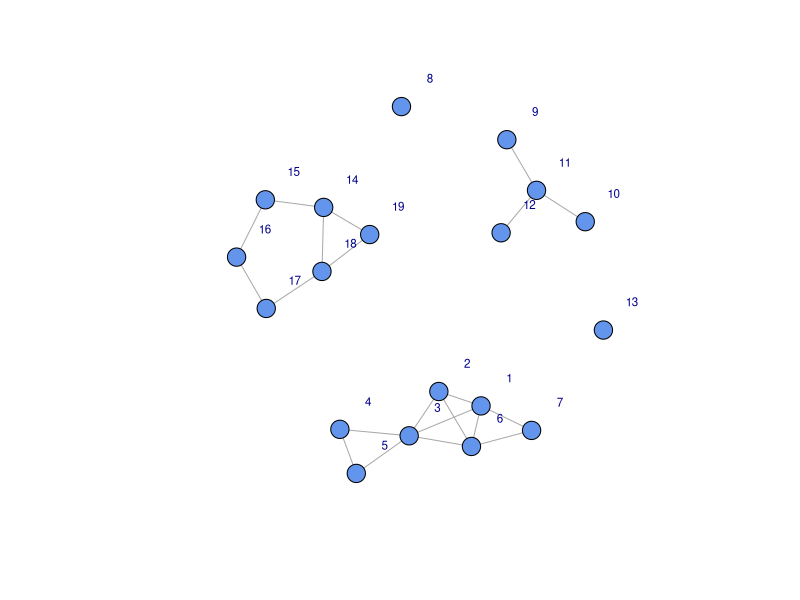
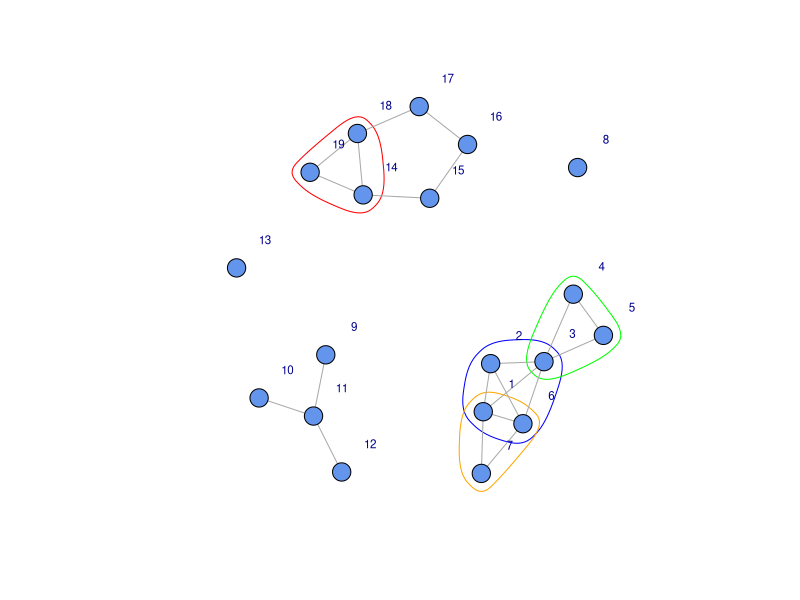
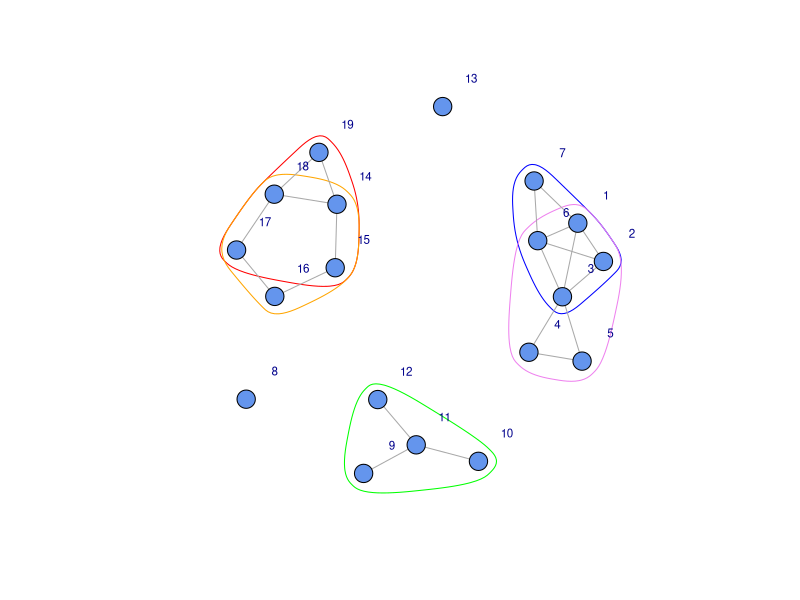
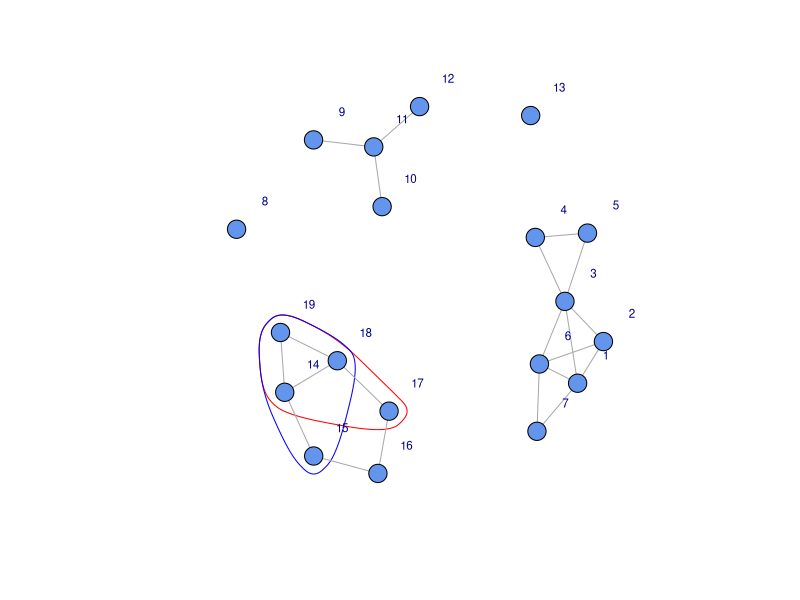

Source code (R) for these figures, in order: (Note: this script raises an error after producing the figures.)
## ---- chunk 1
# Network creation
library(sna)
library(igraph)
network<-matrix(c(
  0,1,1,0,0,1,1,0,0,0,0,0,0,0,0,0,0,0,0,
  1,0,1,0,0,1,0,0,0,0,0,0,0,0,0,0,0,0,0,
  1,1,0,1,1,1,0,0,0,0,0,0,0,0,0,0,0,0,0,
  0,0,1,0,1,0,0,0,0,0,0,0,0,0,0,0,0,0,0,
  0,0,1,1,0,0,0,0,0,0,0,0,0,0,0,0,0,0,0,
  1,1,1,0,0,0,1,0,0,0,0,0,0,0,0,0,0,0,0,
  1,0,0,0,0,1,0,0,0,0,0,0,0,0,0,0,0,0,0,
  0,0,0,0,0,0,0,0,0,0,0,0,0,0,0,0,0,0,0,
  0,0,0,0,0,0,0,0,0,0,1,0,0,0,0,0,0,0,0,
  0,0,0,0,0,0,0,0,0,0,1,0,0,0,0,0,0,0,0,
  0,0,0,0,0,0,0,0,1,1,0,1,0,0,0,0,0,0,0,
  0,0,0,0,0,0,0,0,0,0,1,0,0,0,0,0,0,0,0,
  0,0,0,0,0,0,0,0,0,0,0,0,0,0,0,0,0,0,0,
  0,0,0,0,0,0,0,0,0,0,0,0,0,0,1,0,0,1,1,
  0,0,0,0,0,0,0,0,0,0,0,0,0,1,0,1,0,0,0,
  0,0,0,0,0,0,0,0,0,0,0,0,0,0,1,0,1,0,0,
  0,0,0,0,0,0,0,0,0,0,0,0,0,0,0,1,0,1,0,
  0,0,0,0,0,0,0,0,0,0,0,0,0,1,0,0,1,0,1,
  0,0,0,0,0,0,0,0,0,0,0,0,0,1,0,0,0,1,0),19,19)

network_i = graph_from_adjacency_matrix(network, mode = "undirected")
network = as.network(network, directed=F)
plot(network_i,
     vertex.label.dist=3,
     vertex.label.cex = 0.7,
     edge.arrow.size = 0.5,
     vertex.color = "cornflowerblue",
     displaylabels=T,
     vertex.size = 10,
     vertex.label.family = "Helvetica",
     arrow.mode = 0)
## ---- chunk 2
plot(network_i,
     vertex.label.dist=3,
     vertex.label.cex = 0.7,
     edge.arrow.size = 0.5,
     vertex.color = "cornflowerblue",
     displaylabels=T,
     vertex.size = 10,
     vertex.label.family = "Helvetica",
     mark.groups = list(c(14,18,19),c(1,2,3,6),c(1,7,6),c(3,4,5)),
     mark.col = NA,
     mark.border=c("red","blue", "orange","green"),
     margin = c(0,0,0,0),
     arrow.mode = 0)
## ---- chunk 3
plot(network_i,
     vertex.label.dist=3,
     vertex.label.cex = 0.7,
     edge.arrow.size = 0.5,
     vertex.color = "cornflowerblue",
     displaylabels=T,
     vertex.size = 10,
     vertex.label.family = "Helvetica",
     mark.groups = list(c(14, 15, 17, 18, 19),c(14, 15, 16, 17, 18),
                        c(9, 10, 11, 12), c(1, 2, 3, 6, 7), c(1, 2, 3, 6, 4, 5)),
     mark.col = NA,
     mark.border=c("red","orange","green","blue","violet"),
     margin = c(0,0,0,0),
     arrow.mode = 0)
## ---- chunk 4
# Compute the cliques
# Returns number of cliques per each node
clique.census(network, mode = "graph")
## ---- chunk 5
plot(network_i,
     vertex.label.dist=3,
     vertex.label.cex = 0.7,
     edge.arrow.size = 0.5,
     vertex.color = "cornflowerblue",
     displaylabels=T,
     vertex.size = 10,
     vertex.label.family = "Helvetica",
     mark.groups = list(c(14, 17, 18, 19), c(14, 15, 18, 19)),
     mark.col = NA,
     mark.border=c("red","blue"),
     margin = c(0,0,0,0),
     arrow.mode = 0)
## ---- chunk 6
knitr::include_graphics("images/11-Subgroups and Structural Equivalence/Untitled 3.png")
## ---- chunk 7
knitr::include_graphics("images/11-Subgroups and Structural Equivalence/Untitled 4.png")
## ---- chunk 8
knitr::include_graphics("images/11-Subgroups and Structural Equivalence/Untitled 5.png")
## ---- chunk 9
# equivalence
network_2<-matrix(c(
  0,0,0,0,0,0,0,0,
  0,0,0,0,0,0,0,0,
  1,0,0,0,1,1,0,0,
  0,1,0,0,1,1,0,0,
  0,1,0,0,0,1,0,0,
  0,1,0,0,1,0,0,0,
  0,0,0,0,0,0,0,0,
  0,0,0,0,0,0,0,0),8,8,byrow=T)
## ---- chunk 10
knitr::include_graphics("images/11-Subgroups and Structural Equivalence/Untitled 6.png")
## ---- chunk 11
# Constructing the distance matrix with the Hamming distance
network_2_SEH<-sedist(network_2, method="hamming")
network_2_SEH 
## ---- chunk 12
knitr::include_graphics("images/11-Subgroups and Structural Equivalence/Untitled 7.png")
## ---- chunk 13
# Clustering
network_2_SEHD<-as.dist(network_2_SEH)

# Clustering on the Humming distance
network_2_SEHD_HC<-hclust(network_2_SEHD,method="complete")
plot(network_2_SEHD_HC)
## ---- chunk 14
network_2_SEE<-sedist(network_2, method="euclidean")
network_2_SEE

network_2_SEED<-as.dist(network_2_SEE)
network_2_SEED_HC<-hclust(network_2_SEED,method="complete")
plot(network_2_SEED_HC)
## ---- chunk 15
knitr::include_graphics("images/11-Subgroups and Structural Equivalence/Untitled 9.png")
## ---- chunk 16
knitr::include_graphics("images/11-Subgroups and Structural Equivalence/Untitled 10.png")
